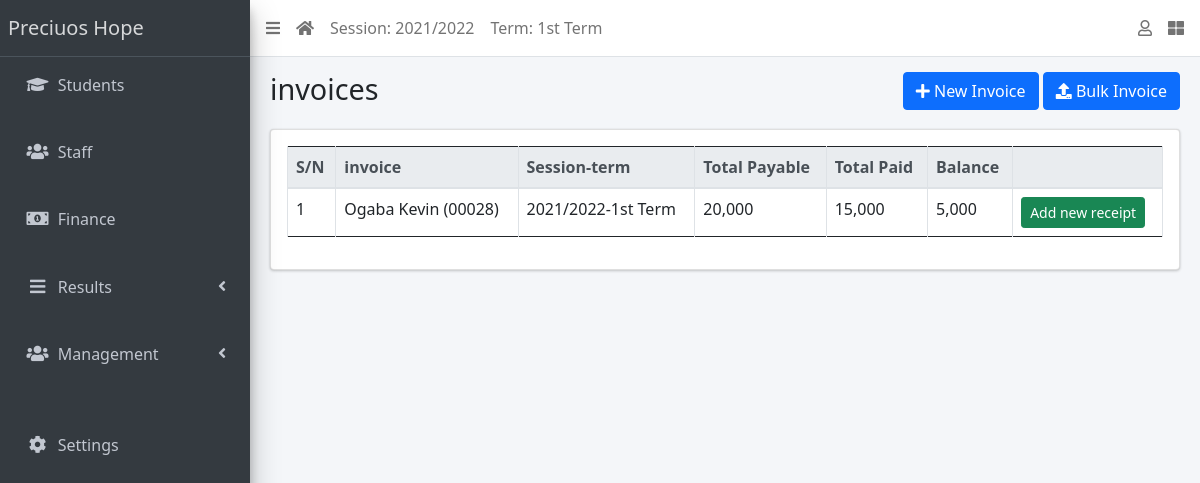
Screenshot of /finance/list/ (signed in) with the database file from the repository.
### apps/management/models.py (models this page shows, shortened)
class AcademicSession(models.Model):
    name = models.CharField(max_length=200, unique=True)
    current = models.BooleanField(default=True)
    created_by = models.ForeignKey(settings.AUTH_USER_MODEL, on_delete=models.DO_NOTHING, null=True)
    class Meta:
        ordering = ['name']
    def __str__(self):
        return self.name

class AcademicTerm(models.Model):
    name = models.CharField(max_length=20, unique=True)
    guide = models.ForeignKey(Staff, on_delete=models.CASCADE, null=True, default=None)
    current = models.BooleanField(default=True)
    created_by = models.ForeignKey(settings.AUTH_USER_MODEL, on_delete=models.DO_NOTHING, null=True)
    class Meta:
        ordering = ['name']
    def __str__(self):
        return self.name

class SiteConfig(models.Model):
    key = models.SlugField()
    value = models.CharField(max_length=250)

### apps/finance/models.py (models this page shows, shortened)
class Invoice(models.Model):
    STATUS_CHOICES = [("active", "Active"), ("inactive", "Inactive")]
    student = models.ForeignKey(Student, on_delete=models.CASCADE)
    session = models.ForeignKey(AcademicSession, on_delete=models.CASCADE)
    term = models.ForeignKey(AcademicTerm, on_delete=models.CASCADE)
    class_for = models.ForeignKey(Stud_Class, on_delete=models.CASCADE)
    balance_from_previous_session = models.IntegerField(default=0)
    status = models.CharField(
        max_length=20, choices=STATUS_CHOICES, default="active")
    class Meta:
        ordering = ["student", "term"]
    def __str__(self):
        return f"{self.student}"
    def amount_payable(self):
        items = InvoiceItem.objects.filter(invoice=self)
        total = 0
        for item in items:
            total += item.amount
        return total
    def total_amount_payable(self):
        return self.balance_from_previous_session + self.amount_payable()
    def total_amount_paid(self):
        receipts = Receipt.objects.filter(invoice=self)
        amount = 0
        for receipt in receipts:
            amount += receipt.amount_paid
        return amount
    def balance(self):
        payable = self.total_amount_payable()
        paid = self.total_amount_paid()
        return payable - paid

class InvoiceItem(models.Model):
    invoice = models.ForeignKey(Invoice, on_delete=models.CASCADE)
    description = models.CharField(max_length=200)
    amount = models.IntegerField()

class Receipt(models.Model):
    invoice = models.ForeignKey(Invoice, on_delete=models.CASCADE)
    amount_paid = models.IntegerField()
    date_paid = models.DateField(default=timezone.now)
    comment = models.CharField(max_length=200, blank=True)

### apps/students/models.py (models this page shows, shortened)
class Student(models.Model):
    STATUS_CHOICES = [("active", "Active"), ("inactive", "Inactive")]
    GENDER_CHOICES = [("male", "Male"), ("female", "Female")]
    current_status = models.CharField(
        max_length=10, choices=STATUS_CHOICES, default="active")
    registration_number = models.CharField(max_length=200, unique=True)
    first_name = models.CharField(max_length=200)
    surname = models.CharField(max_length=200, blank=True)
    last_name = models.CharField(max_length=200)
    gender = models.CharField(max_length=10, choices=GENDER_CHOICES, default="male")
    date_of_birth = models.DateField(default=timezone.now)
    current_class = models.ForeignKey(to="management.Stud_Class", on_delete=models.SET_NULL, blank=True, null=True)
    date_of_admission = models.DateField(default=timezone.now)
    mobile_num_regex = RegexValidator(
        regex="^[0-9]{10,15}$", message="Enter a valid phone number")
    student_mobile = models.CharField(
        validators=[mobile_num_regex], max_length=14, blank=False)
    student_email = models.EmailField(null=True)
    parent_mobile = models.CharField(
        validators=[mobile_num_regex], max_length=14, blank=True)
    parent_email = models.EmailField(null=True)
    address = models.TextField(blank=True)
    passport = models.ImageField(blank=True, upload_to="students/passports/")
    class Meta:
        ordering = ["last_name", "surname", "first_name"]
    def __str__(self):
        return f"{self.last_name} {self.surname} {self.first_name}  ({self.registration_number})"

### apps/finance/views.py (the view)
# urls.py: path("list/", InvoiceListView.as_view(), name="invoice-list"),
class InvoiceListView(LoginRequiredMixin, ListView):
    model = Invoice

### apps/management/context_processors.py (called while the page is built)
def site_defaults(request):
    current_session = AcademicSession.objects.get(current=True)
    current_term = AcademicTerm.objects.get(current=True)
    vals = SiteConfig.objects.all()
    context = {
        'current_session': current_session.name,
        'current_term': current_term.name
    }
    for val in vals:
        context[val.key] = val.value
    return context

### apps/finance/templates/finance/invoice_list.html (shortened to what this page needs)
{% extends 'base.html' %}
{% load humanize %}
{% block title %}invoices{% endblock title %}
{% block breadcrumb %}
<a class="btn btn-primary" href="{% url 'invoice-create' %}"><i
    class="fas fa-plus"></i> New Invoice</a>
<a class="btn btn-primary" href="{% url 'bulk-invoice' %}"><i
    class="fas fa-upload"></i> Bulk Invoice</a>
{% endblock breadcrumb %}
{% block content %}
  <div class="table-responsive">
    <table id="invoicetable" class="table table-bordered table-hover">
      <thead class="thead-light">
        <tr>
          <th>S/N</th>
          <th>invoice</th>
          <th>Session-term</th>
          <th>Total Payable</th>
          <th>Total Paid</th>
          <th>Balance</th>
          <th></th>
        </tr>
      </thead>
      <tbody>
        {% for invoice in object_list %}
          <tr class='clickable-row' data-href="{% url 'invoice-detail' invoice.id %}">
            <td>{{ forloop.counter}}</td>
            <td>{{ invoice}}</td>
            <td>{{ invoice.session}}-{{ invoice.term}}</td>
            <td>{{ invoice.total_amount_payable | intcomma }}</td>
            <td>{{ invoice.total_amount_paid | intcomma }}</td>
            <td>{{ invoice.balance | intcomma }}</td>
            <td><a class="btn btn-success btn-sm"
                href="{% url 'receipt-create' %}?invoice={{ invoice.id }}">Add new
                receipt</a></td>
          </tr>
        {% endfor %}
      </tbody>
    </table>
  </div>
{% endblock content %}

### templates/base.html (shortened to what this page needs)
{% load static %}
<!DOCTYPE html>
<html lang="en">
<head>
  <link rel="stylesheet" href="{% static 'plugins/fontawesome-free/css/all.min.css' %}">
  <link rel="stylesheet" href="{% static 'plugins/toastr/toastr.min.css' %}">
  <link rel="stylesheet"
    href="{% static 'plugins/overlayScrollbars/css/OverlayScrollbars.min.css' %}">
  <link rel="stylesheet" href="{% static 'plugins/Datatables/datatables.min.css' %}" />
  <link rel="stylesheet" href="{% static 'dist/css/adminlte.min.css' %}">
  <link href="https://cdn.jsdelivr.net/npm/bootstrap@5.1.1/dist/css/bootstrap.min.css" rel="stylesheet">
</head>
<body
  class="hold-transition sidebar-mini layout-fixed layout-navbar-fixed layout-footer-fixed">
  <div class="wrapper">
    <nav class="main-header navbar navbar-expand navbar-white navbar-light">
      <ul class="navbar-nav">
        <li class="nav-item">
          <a class="nav-link" data-widget="pushmenu" href="#" role="button"><i
              class="fas fa-bars"></i></a>
        </li>
        <li class="nav-item d-none d-sm-inline-block">
          <a href="{% url 'home' %} " class="nav-link"><i class="fa fa-home"></i></a>
        </li>
        <li class="nav-item d-none d-sm-inline-block">
          <a href="{% url 'current-session' %}" class="nav-link">Session: {{ current_session }}</a>
        </li>
        <li class="nav-item d-none d-sm-inline-block">
          <a href="{% url 'current-session' %}" class="nav-link">Term: {{ current_term }}</a>
        </li>
      </ul>
      <ul class="navbar-nav ml-auto">
        <li class="nav-item dropdown">
          <a class="nav-link" data-toggle="dropdown" href="#">
            <i class="far fa-user"></i>
          </a>
        </li>
        <li class="nav-item">
          <a class="nav-link" data-widget="control-sidebar" data-slide="true"
            href="#" role="button"><i class="fas fa-th-large"></i></a>
        </li>
      </ul>
    </nav>
    <aside class="main-sidebar sidebar-dark-primary elevation-4">
      <a href="{% url 'home' %}" class="brand-link">{{ school_name | default:"School" }}</a>
      <div class="sidebar">
        <nav class="mt-2">
          <ul class="nav nav-pills nav-sidebar flex-column"
            data-widget="treeview" role="menu" data-accordion="false">
            <li class="nav-item">
              <a href="{% url 'student-list' %}" class="nav-link">
                <i class="nav-icon fas fa-graduation-cap"></i>
                <p>
                  Students
                </p>
              </a>
            </li>
            <br>
            <li class="nav-item">
              <a href="{% url 'staff-list' %}" class="nav-link">
                <i class="nav-icon fas fa-users"></i>
                <p>
                  Staff
                </p>
              </a>
            </li>
            <br>
            <li class="nav-item">
              <a href="{% url 'invoice-list' %}" class="nav-link">
                <i class="nav-icon fas fa-money-bill-alt"></i>
                <p>
                  Finance
                </p>
              </a>
            </li>
            <br>
            <li class="nav-item has-treeview">
              <a href="#" class="nav-link">
                <i class="nav-icon fas fa-bars"></i>
                <p>
                  Results
                  <i class="fas fa-angle-left right"></i>
                </p>
              </a>
            </li>
            <br>
            <li class="nav-item has-treeview">
              <a href="#" class="nav-link">
                <i class="nav-icon fas fa-users"></i>
                <p>
                  Management
                  <i class="fas fa-angle-left right"></i>
                </p>
              </a>
            </li>
            <br>
            <br>
            <li class="nav-item">
              <a href="{% url 'configs' %}" class="nav-link">
                <i class="nav-icon fas fa-cog"></i>
                <p>
                  Settings
                </p>
              </a>
            </li>
          </ul>
        </nav>
      </div>
    </aside>
    <div class="content-wrapper">
      <section class="content-header">
        <div class="container-fluid">
          <div class="row mb-1">
            <div class="col-sm-8">
              <h1>{% block title %}{% endblock title %}</h1>
            </div>
            <div class="col-sm-4">
              <ol class="breadcrumb float-sm-right">
                <li class="breadcrumb-item">{% block breadcrumb %}{% endblock breadcrumb %}</li>
              </ol>
            </div>
          </div>
        </div>
      </section>
      <section class="content">
        <div class="container-fluid">
          <div class="row">
            <div class="col-md-12">
              {% block fullcard %}
              <div class="card">
                <div class="card-body">
                  <div class="row">
                    <div class="col">
                      {% block content %}
                      {% endblock content %}
                    </div>
                  </div>
                </div>
              </div>
              {% endblock fullcard %}
            </div>
          </div>
        </div>
      </section>
    </div>
  </div>
</body>
</html>

### rows the page displays
AcademicSession: name "2021/2022"
AcademicTerm: name "1st Term"
SiteConfig: value "Preciuos Hope"
Invoice: student.registration_number "Ogaba Kevin (00028)", session "2021/2022", term "1st Term", total_amount_payable "20,000", total_amount_paid "15,000", balance "5,000"
